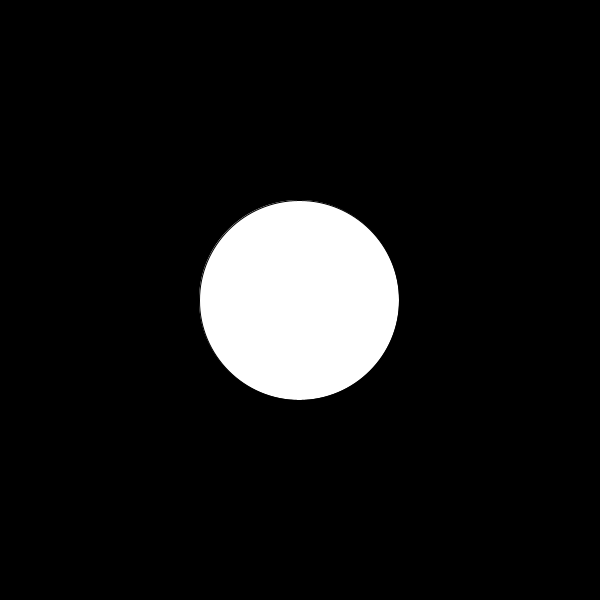
Frame 1 (no input)
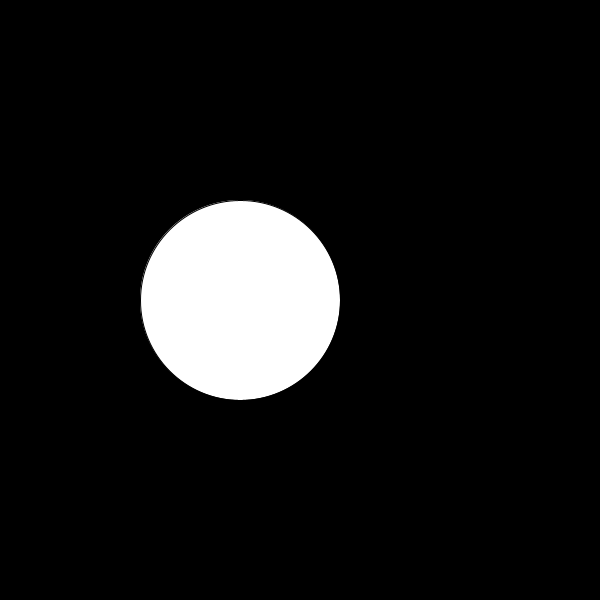
Frame 60 (the mouse pressed at the canvas centre just before this capture)
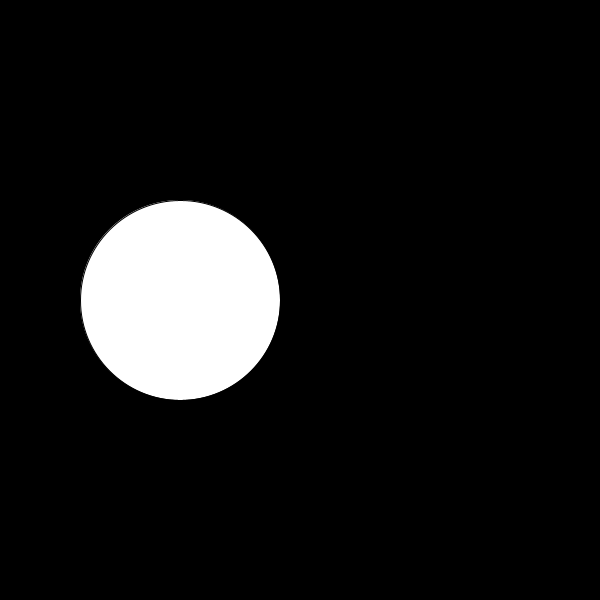
Frame 120 (the mouse held since frame 60 and released just before this capture)

The Processing sketch that drew these frames (run headless with seeded random() and noise(); from frame 60 on, the mouse is pressed at the canvas centre):

// Processing sketch: prac8
// ── prac8.pde
float dim, rad, x, dir;
void setup() {
  size(600, 600);
  smooth();
  background(0);
  dim = 200;
  rad = dim/2;
  x = width/2;
  dir = -1;
}

void draw() {
  background(0);
  x += 1 * dir;
  ellipse(x, height/2, dim, dim);
  if (x > width-rad){
     dir = -1; 
  }else if (x < rad){
     dir = 1; 
  }
}
